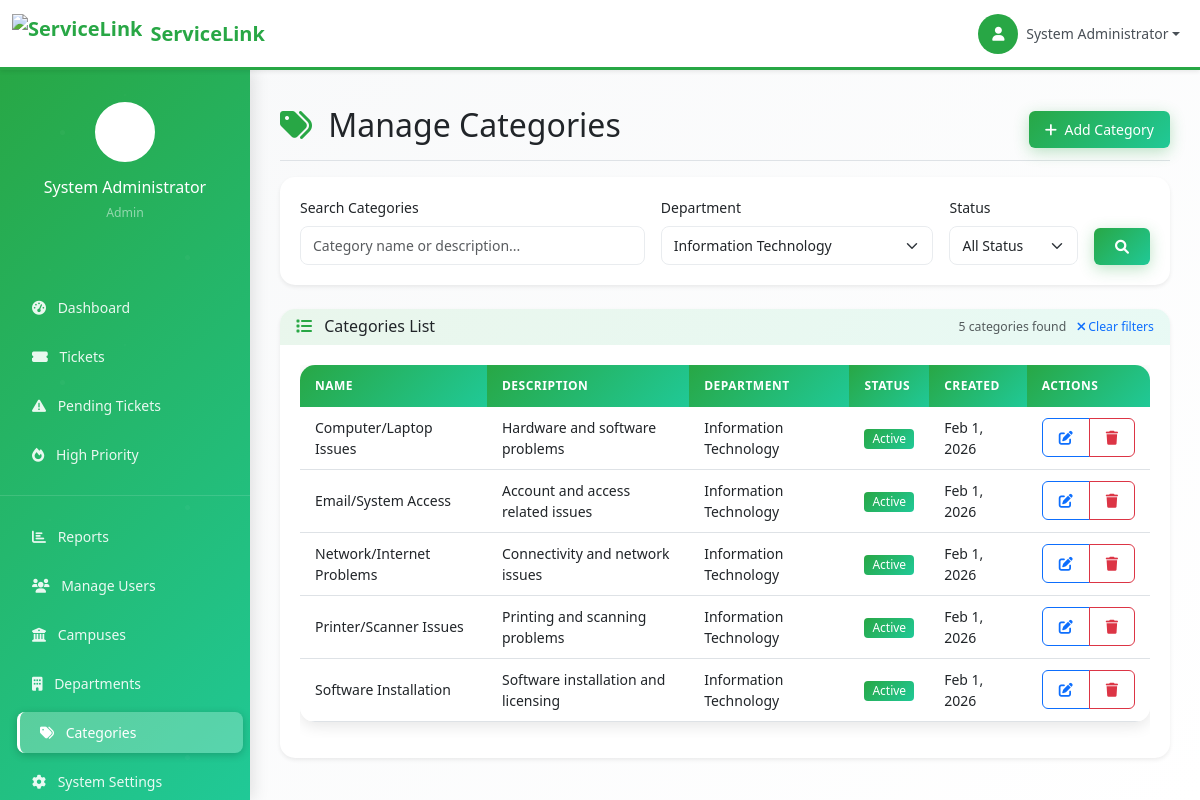
The page /admin/categories.php?department=1 (signed in) on the database as committed earlier.
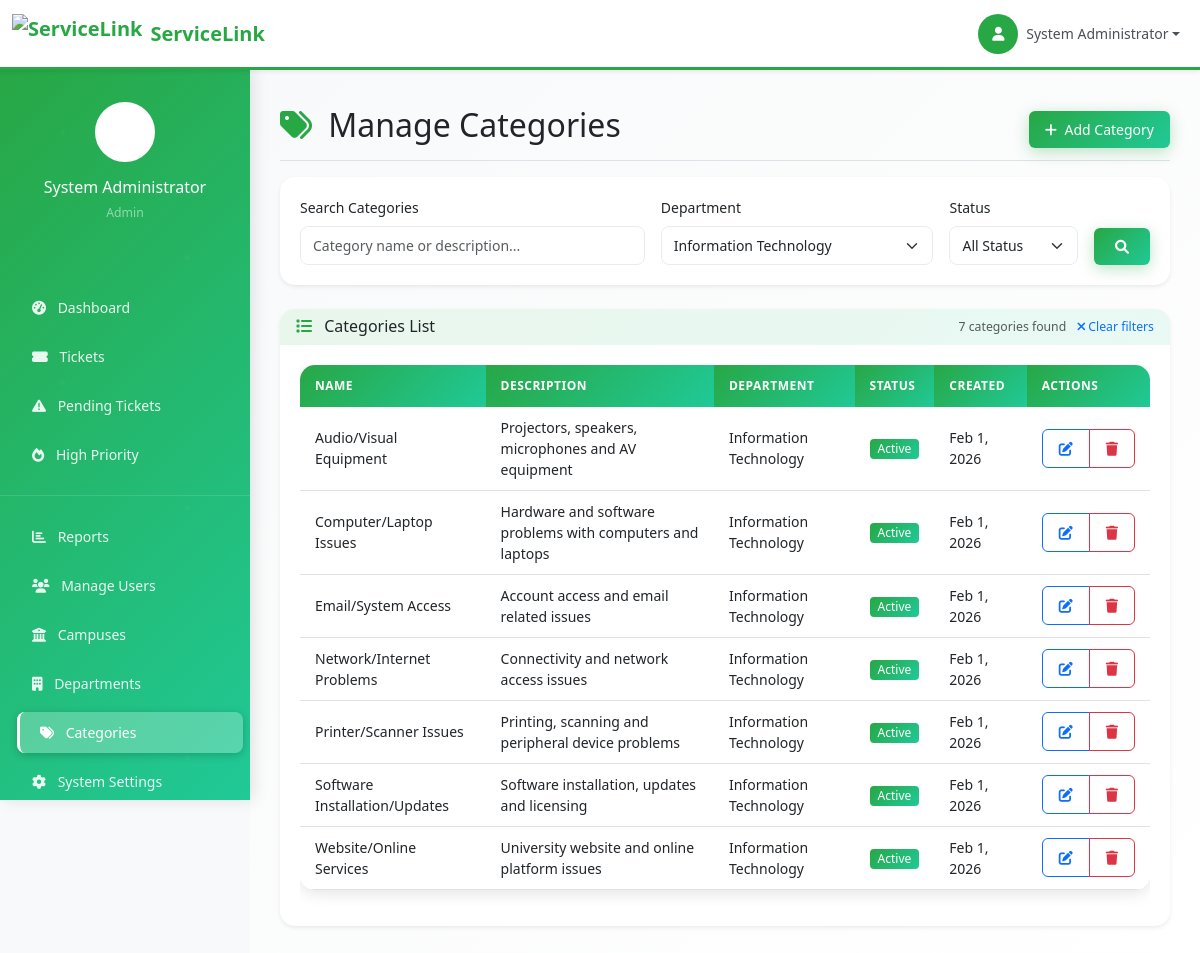
The same page on the database as committed later.
### tables this page shows
CREATE TABLE service_categories (
    id INT PRIMARY KEY AUTO_INCREMENT,
    name VARCHAR(255) NOT NULL,
    description TEXT,
    department_id INT,
    is_active BOOLEAN DEFAULT TRUE,
    created_at TIMESTAMP DEFAULT CURRENT_TIMESTAMP,
    updated_at TIMESTAMP DEFAULT CURRENT_TIMESTAMP ON UPDATE CURRENT_TIMESTAMP,
    FOREIGN KEY (department_id) REFERENCES departments(id) ON DELETE SET NULL,
    INDEX idx_department (department_id)
);

CREATE TABLE departments (
    id INT PRIMARY KEY AUTO_INCREMENT,
    name VARCHAR(255) NOT NULL,
    code VARCHAR(10) UNIQUE NOT NULL,
    description TEXT,
    head_user_id INT,
    is_active BOOLEAN DEFAULT TRUE,
    created_at TIMESTAMP DEFAULT CURRENT_TIMESTAMP,
    updated_at TIMESTAMP DEFAULT CURRENT_TIMESTAMP ON UPDATE CURRENT_TIMESTAMP,
    INDEX idx_code (code),
    INDEX idx_head (head_user_id)
);

### admin/categories.php (the view, shortened to what the rows shown need)
<?php
require_once '../config/database.php';
$search = $_GET['search'] ?? '';
$department_filter = $_GET['department'] ?? '';
$status_filter = $_GET['status'] ?? '';
$where_conditions = [];
$params = [];
if ($department_filter) {
    $where_conditions[] = "sc.department_id = ?";
    $params[] = $department_filter;
}
$where_clause = '';
if (!empty($where_conditions)) {
    $where_clause = 'WHERE ' . implode(' AND ', $where_conditions);
}
$categories = [];
try {
    $stmt = $pdo->prepare("
        SELECT sc.*, d.name as department_name
        FROM service_categories sc
        LEFT JOIN departments d ON sc.department_id = d.id
        $where_clause
        ORDER BY d.name, sc.name
    ");
    $stmt->execute($params);
    $categories = $stmt->fetchAll();
} catch (PDOException $e) {
    $categories = [];
}
?>
<!DOCTYPE html>
<html lang="en">
<head>
    <link href="https://cdn.jsdelivr.net/npm/bootstrap@5.3.0/dist/css/bootstrap.min.css" rel="stylesheet">
    <link href="https://cdnjs.cloudflare.com/ajax/libs/font-awesome/6.0.0/css/all.min.css" rel="stylesheet">
    <link href="../assets/css/style.css" rel="stylesheet">
</head>
<body>
    <div class="container-fluid p-0">
        <main class="dashboard-content">
            <div class="d-flex justify-content-between flex-wrap flex-md-nowrap align-items-center pt-3 pb-2 mb-3 border-bottom">
                <h1 class="h2">
                    <i class="fas fa-tags text-success me-2"></i>
                    Manage Categories
                </h1>
            </div>
            <div class="card border-0 shadow-sm">
                <div class="card-body">
                    <div class="table-responsive">
                        <table class="table table-hover">
                            <thead>
                                <tr>
                                    <th>Name</th>
                                    <th>Description</th>
                                    <th>Department</th>
                                    <th>Status</th>
                                    <th>Created</th>
                                    <th>Actions</th>
                                </tr>
                            </thead>
                            <tbody>
                                <?php if (empty($categories)): ?>
                                    <tr>
                                        <td colspan="6" class="text-center py-4">
                                            <i class="fas fa-tags fa-3x text-muted mb-3"></i>
                                            <p class="text-muted">
                                                <?php if ($search || $department_filter || $status_filter): ?>
                                                    No categories found matching your search criteria.
                                                    <br><a href="categories.php" class="text-decoration-none">Clear filters</a> to see all categories.
                                                <?php else: ?>
                                                    No categories found. Create your first category!
                                                <?php endif; ?>
                                            </p>
                                        </td>
                                    </tr>
                                <?php else: ?>
                                    <?php foreach ($categories as $category): ?>
                                    <tr>
                                        <td><?php echo htmlspecialchars($category['name']); ?></td>
                                        <td><?php echo htmlspecialchars($category['description']); ?></td>
                                        <td><?php echo htmlspecialchars($category['department_name']); ?></td>
                                        <td>
                                            <span class="badge bg-<?php echo $category['is_active'] ? 'success' : 'secondary'; ?>">
                                                <?php echo $category['is_active'] ? 'Active' : 'Inactive'; ?>
                                            </span>
                                        </td>
                                        <td><?php echo date('M j, Y', strtotime($category['created_at'])); ?></td>
                                        <td>
                                            <div class="btn-group btn-group-sm">
                                                <button class="btn btn-outline-primary" onclick="editCategory(<?php echo htmlspecialchars(json_encode($category)); ?>)">
                                                    <i class="fas fa-edit"></i>
                                                </button>
                                                <button class="btn btn-outline-danger" onclick="deleteCategory(<?php echo $category['id']; ?>, '<?php echo htmlspecialchars($category['name']); ?>')">
                                                    <i class="fas fa-trash"></i>
                                                </button>
                                            </div>
                                        </td>
                                    </tr>
                                <?php endforeach; ?>
                                <?php endif; ?>
                            </tbody>
                        </table>
                    </div>
                </div>
            </div>
        </main>
    </div>
</body>
</html>

Rows that differ between the two databases and show on the page:
now on this page (row edited): service_categories: name "Audio/Visual Equipment", description "Projectors, speakers, microphones and AV equipment", department.name "Information Technology", is_active "Active", created_at "Feb 1, 2026"
changed service_categories "Computer/Laptop Issues": description "Hardware and software problems" → "Hardware and software problems with computers and laptops"
changed service_categories "Email/System Access": description "Account and access related issues" → "Account access and email related issues"
changed service_categories "Network/Internet Problems": description "Connectivity and network issues" → "Connectivity and network access issues"
changed service_categories "Printer/Scanner Issues": description "Printing and scanning problems" → "Printing, scanning and peripheral device problems"
changed service_categories: name "Software Installation" → "Software Installation/Updates"; description "Software installation and licensing" → "Software installation, updates and licensing"
now on this page (row edited): service_categories: name "Website/Online Services", description "University website and online platform issues", department.name "Information Technology", is_active "Active", created_at "Feb 1, 2026"
Other text that changed with them:
count($categories): "5" → "7"
